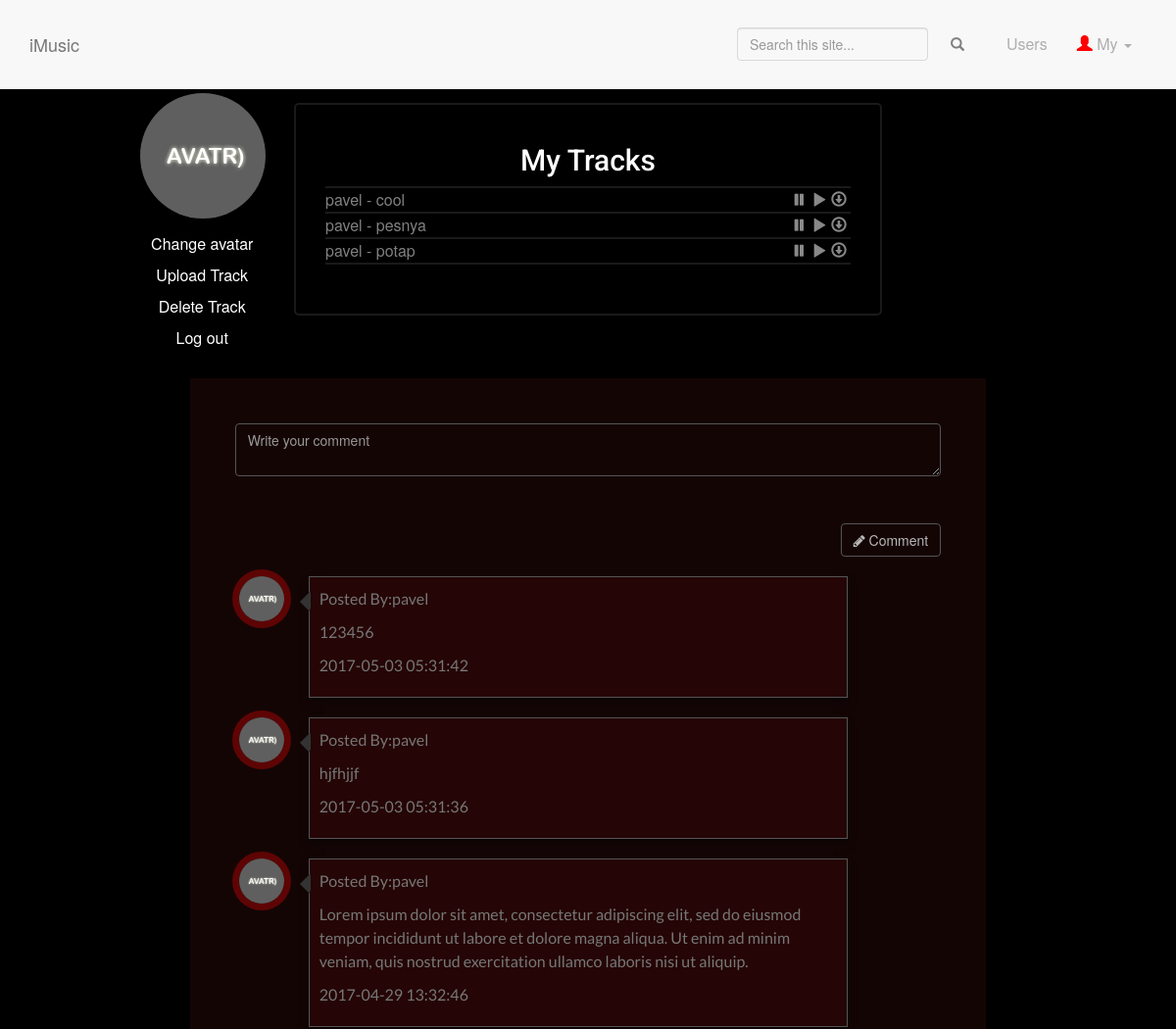
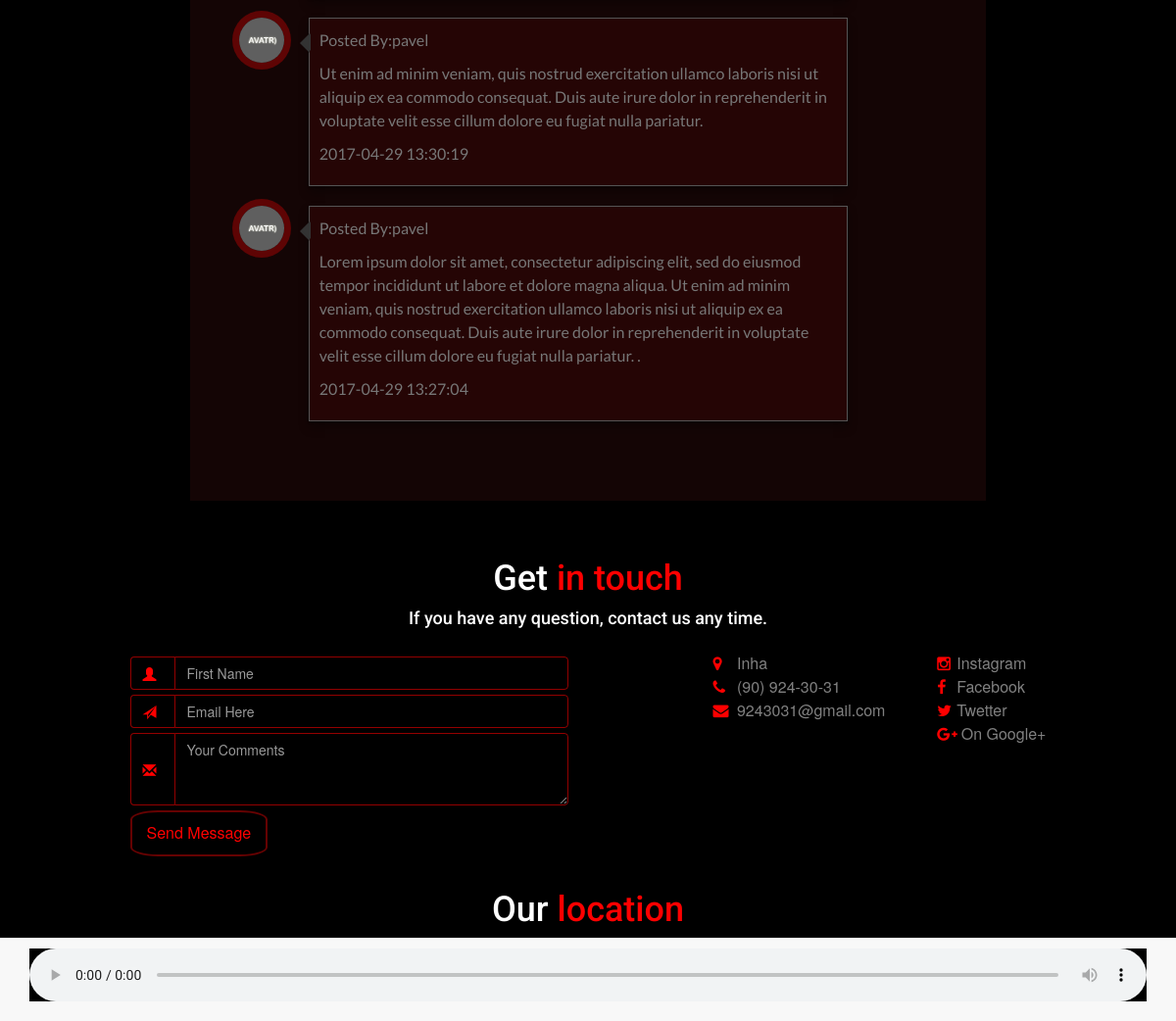
Page /public/profile.php (signed in) on the committed database (2 pictures, top to bottom).
### tables this page shows
CREATE TABLE IF NOT EXISTS `users` (
  `id` int(11) NOT NULL AUTO_INCREMENT,
  `username` varchar(50) NOT NULL,
  `email` varchar(255) NOT NULL,
  `password` varchar(50) NOT NULL,
  `email_activator` varchar(255) NOT NULL,
  `active` tinyint(1) NOT NULL,
  `image` varchar(255) NOT NULL,
  `date_reg` timestamp NOT NULL DEFAULT CURRENT_TIMESTAMP ON UPDATE CURRENT_TIMESTAMP,
  PRIMARY KEY (`id`)
);

CREATE TABLE IF NOT EXISTS `tracks` (
  `username` varchar(255) NOT NULL,
  `track_name` varchar(255) NOT NULL,
  `track_path` varchar(255) NOT NULL,
  `track_cover` varchar(255) NOT NULL,
  `approved` tinyint(1) NOT NULL,
  `date_upload` timestamp NOT NULL DEFAULT CURRENT_TIMESTAMP,
  `view` int(11) NOT NULL
);

CREATE TABLE IF NOT EXISTS `comments` (
  `id` int(19) NOT NULL AUTO_INCREMENT,
  `name` varchar(255) NOT NULL,
  `comment` text NOT NULL,
  `post_time` timestamp NOT NULL DEFAULT CURRENT_TIMESTAMP ON UPDATE CURRENT_TIMESTAMP,
  `page_flag` varchar(255) NOT NULL,
  PRIMARY KEY (`id`)
);

### public/profile.php (the view)
<?php
    require_once("../includes/database.php");
    if(!isset($_SESSION['username'])){
        header("Location: ../public/index.php");
    }
    else
    {
        $username = $_SESSION["username"];
        $trackQuery = "SELECT * FROM tracks WHERE username='{$username}'";
        $trackResult = mysqli_query($connection, $trackQuery);
    }
    $UserInfo = "SELECT * FROM users WHERE username = '{$username}'";
    $UserInfoResult = mysqli_query($connection, $UserInfo);
    $UserResultRow = mysqli_fetch_assoc($UserInfoResult);
    include("../includes/layouts/header.php");
?>
    <nav class="navbar navbar-default navbar-fixed-bottom" role="navigation">
        <div class="container">
            <audio controls autoplay id="aud">
                    <source src="" type="audio/mpeg">
            </audio>
        </div>
    </nav>
    <section class="profile-section">
        <div class="container">
            <div class="row">
                <div class="col-lg-10 col-lg-offset-1 col-md-10 col-md-offset-1 col-sm-12 col-xs-12">
                    <div class="col-lg-2 profile-img text-center">
                        <img src="<? echo $UserResultRow['image']?>">
                        <ul class="text-center" style="width: 100%;">
                            <li>
                                <a href="avatar.php">Change avatar</a>
                            </li>
                            <li>
                                <a href="upload_track.php">Upload Track</a>
                            </li>
                            <li>
                                <a href="delete_track.php">Delete Track</a>
                            </li>
                            <li>
                                <a href="../includes/log_out.php">Log out</a>
                            </li>
                        </ul>
                    </div>
                <div class="col-lg-8 text-left profile-info">
                    <div id="music" class="track-box to-animate">
                        <h2 class="box-title">My Tracks</h2>
                        <hr>
                        <ol class="track-info">
                            <?php
                                while($trackResultRow = mysqli_fetch_assoc($trackResult)){?>
                                    <li>
                                        <a href="<?php echo $trackResultRow['track_path']?>"><?php echo $trackResultRow['username']?> - <?php echo basename($trackResultRow['track_name'],'.mp3')?>
                                        <span class="glyphicon glyphicon-download pull-right" onclick="window.location.href='<?php echo $trackResultRow['track_path']?>'"></span>
                                        </a>
                                        <span class="glyphicon glyphicon-play pull-right" onclick="document.getElementById('aud').play()"></span>
                                        <span class="glyphicon glyphicon-pause pull-right" onclick="document.getElementById('aud').pause()"></span>
                                    </li>
                                <hr>
                            <?php
                                }
                            ?>
                        </ol>
                    </div>
                </div>
                <div class="row">
                    <div class="col-lg-10 col-lg-offset-1 comment-box">
                        <form class="panel-body" method='post' action="" onsubmit="return post();">
                            <textarea id="comment" class="form-control comment-color" rows="2" placeholder="Write your comment"></textarea><br>
                            <input type="hidden" id="username" placeholder="Your Name" value="<?php echo $_SESSION["username"]?>"><br>
                                <button class="btn btn-info pull-right" type="submit"><i class="fa fa-pencil"></i> Comment</button>
                        </form>
                    <div class="comment-text" id="all_comments">
                    <?php
                        $comm = mysql_query("select name,comment,post_time from comments where page_flag = '$username' order by post_time desc");
                        while($row=mysql_fetch_array($comm))
                        {
                            $CommentAvatar = mysql_query("SELECT image FROM users WHERE username = '{$row['name']}' ");
                            $avatar=mysql_fetch_array($CommentAvatar);
                            $name=$row['name'];
                            $comment=$row['comment'];
                            $time=$row['post_time'];
                        ?>
                        <div class="comment_div">
                            <div class="comment-author-box">
                                <div class="comment-icon"><img src="<?php echo $avatar['image']?>"></div>
                                <div class="comment-info text-center">
                                </div>
                            </div>
                            <div class="comment-container">
                                <p class="name">Posted By:<?php echo $name;?></p>
                                <p class="comment"><?php echo $comment;?></p>
                                <p class="time"><?php echo $time;?></p>
                            </div>
                        </div>
                        <?php
                        }
                        ?>
                        </div>
                    </div>
                </div>
            </div>
        </div>
    </div>
</section>
<?php include("../includes/layouts/footer.php"); ?>

### public/css/custom.css (style rules this page uses)
* { margin: 0px; padding: 0px; border: 0; outline: 0; box-sizing: border-box; -webkit-box-sizing: border-box; -moz-box-sizing: border-box; -ms-box-sizing: border-box; -o-box-sizing: border-box; box-sizing: border-box; }
body { width: 100%; height: 100%; font-size: 16px; line-height: 1.5em; }
html { width: 100%; height: 100%; }
p { color: #777777; font-family: "Lato", sans-serif; }
h1, h2, h3, h4, h5, h6 { font-family: "Roboto", sans-serif; }
a { color: #1672D2; }
span { color: red; }
section { padding: 40px 0 10px 0; }
audio { width: 100%; background:black; display: block; margin-top: -10px; }
.btn-info { background-color: transparent; border-color: #555; color: #b9b9b9; transition: all 0.1s ease-in-out 0.1s; }
.track-box { border: 2px solid rgba(255, 255, 255, 0.1); text-align: center; padding: 20px 30px 20px 30px; -webkit-border-radius: 5px; -moz-border-radius: 5px; -ms-border-radius: 5px; border-radius: 5px; margin-top: 25px; margin-bottom: 40px; position: relative; transition: all 0.7s ease-in-out; }
.track-box hr { border: 1px solid #1a1a1a; margin: 0; }
.track-info-names, .track-info { padding: 0; margin: 0 0 30px 0; }
.track-info li { color: grey; text-align: left; list-style: none; }
.track-info a, .track-info-names a { margin: 0 0 0 0px; color: grey; text-align: left; }
.track-info span, .track-info-names span { width: 20px; color: #888; margin-top: 3px; }
.icons ul, ol { margin-top: 0; margin-bottom: 10px; padding: 0; }
.input-group-addon, .form-control { color: grey; background:transparent; border-color: rgba(224, 0, 0, 0.66); outline: 0; }
.comment-box { background-color: rgba(144, 40, 40, 0.14); border: 1px solid transparent; padding: 30px; }
.comment-color { border: 1px solid #555; }
.comment-author-box { width: 85px; float: left; text-align: center; padding-bottom: 15px }
.comment-text { margin-bottom: 50px; margin-top: 5px; position: relative; clear: both }
.comment-info { display: inline-block; padding: 5px 7px; margin-top: 3px; background-color: transparent; color: #929292; font-size: .85em; width: 100px }
.comment-icon { border-radius: 50%; box-shadow: 0 0 0 7px rgba(247, 5, 5, 0.32); display: block; margin: 0 auto; height: 46px; line-height: 46px; text-align: center; width: 46px }
.comment-icon img { width: 46px; height: 46px; border-radius: 50%; vertical-align: top }
.comment-container { text-align: left; margin-bottom: 20px; max-width: 550px; background-color: rgba(255, 0, 0, 0.07); border-radius: 0; margin-left: 90px; padding: 10px; position: relative; min-height: 50px; border: 1px solid #555; -webkit-box-shadow: 0 2px 2px 0 rgba(0,0,0,0.2),0 6px 10px 0 rgba(0,0,0,0.3); box-shadow: 0 2px 2px 0 rgba(0,0,0,0.2),0 6px 10px 0 rgba(0,0,0,0.3); }
.comment-container:before, .comment-container:after { content: ""; display: block; position: absolute; width: 0; height: 0; left: 0; top: 0 }
.comment-container:before { border-top: 10px solid transparent; border-bottom: 10px solid transparent; border-right: 10px solid #333; margin: 15px 0 0 -10px }
.comment-container:after { border-top: 9px solid transparent; border-bottom: 9px solid transparent; border-right: 9px solid #333; margin: 15px 0 0 -8px }
.profile-section { min-height: 100vh; color: white; background: #000; text-align: center; padding: 80px 0 30px 0; }
.profile-img { margin-top: 15px; margin-bottom: 15px; }
.profile-img img { max-height: 128px; max-width: 128px; border-radius: 100px; }
.profile-img a { color: white; }
.profile-img ul { list-style-type: none; margin: 10px 0; padding: 0; }
.profile-img li { display: inline-block; }
.profile-img li a { display: block; color: white; text-align: center; padding: 4px 6px; text-decoration: none; }
@media (min-width:767px) { .navbar { padding: 20px 0; -webkit-transition: background .5s ease-in-out,padding .5s ease-in-out; -moz-transition: background .5s ease-in-out,padding .5s ease-in-out; transition: background .5s ease-in-out,padding .5s ease-in-out; } }

### rows in the picture
users: image (placeholder picture)
tracks: username "pavel", track_name "cool"
tracks: username "pavel", track_name "pesnya"
tracks: username "pavel", track_name "potap"
comments: users.image (placeholder picture), name "pavel", comment "123456", post_time "2017-05-03 05:31:42"
comments: users.image (placeholder picture), name "pavel", comment "hjfhjjf", post_time "2017-05-03 05:31:36"
comments: users.image (placeholder picture), name "pavel", comment "Lorem ipsum dolor sit amet, consectetur adipiscing elit, sed do eiusmod tempor incididunt ut labore et dolore magna aliqua. Ut enim ad minim veniam, quis nostrud exercitation ullamco laboris nisi ut aliquip.", post_time "2017-04-29 13:32:46"
comments: users.image (placeholder picture), name "pavel", comment "Ut enim ad minim veniam, quis nostrud exercitation ullamco laboris nisi ut aliquip ex ea commodo consequat. Duis aute irure dolor in reprehenderit in voluptate velit esse cillum dolore eu fugiat nulla pariatur.", post_time "2017-04-29 13:30:19"
comments: users.image (placeholder picture), name "pavel", comment "Lorem ipsum dolor sit amet, consectetur adipiscing elit, sed do eiusmod tempor incididunt ut labore et dolore magna aliqua. Ut enim ad minim veniam, quis nostrud exercitation ullamco laboris nisi ut aliquip ex ea commodo consequat. Duis aute irure dolor in reprehenderit in voluptate velit esse cillum dolore eu fugiat nulla pariatur. .", post_time "2017-04-29 13:27:04"
